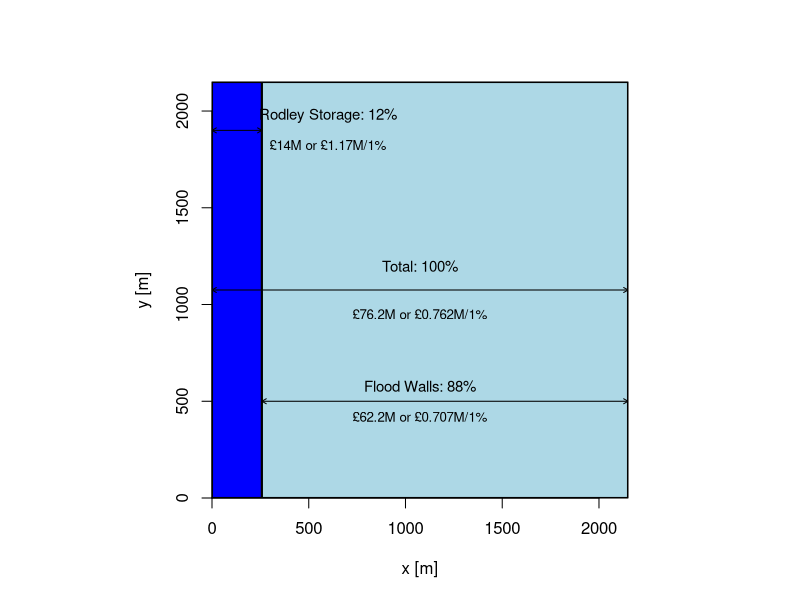

Here is the R script that generated this plot:
#Square Lake Graph Armley2#
par(pty="s")
par(xaxs="i", yaxs="i") 
plot(1, type="n", xlab="x [m]", ylab="y [m]", xlim=c(0,2150), ylim=c(0,2150))
rect(xleft=0, ybottom=0, xright=258, ytop=2150, lwd=2, col = "blue")
rect(xleft=258, ybottom=0, xright=2150, ytop=2150, col="lightblue", lwd=2)
arrows(x0=0, y0=1075, x1=2150, y1=1075, length = 0.05, code=3)
arrows(x0=258, y0=500, x1=2150, y1=500, length = 0.05, code=3)
text(x=1075, y=1200, label="Total: 100%", cex = 0.9)
text(x=1075, y=950, label="£76.2M or £0.762M/1%", cex = 0.8)
text(x=1075, y=580, label="Flood Walls: 88%", cex=0.9)
text(x=1075, y=420, label="£62.2M or £0.707M/1%", cex=0.8)
arrows(x0=0, y0=1900, x1=258, y1=1900, length = 0.05, code=3)
text(x=600, y=1975, label="Rodley Storage: 12%", cex=0.9)
text(x=600, y=1825, label="£14M or £1.17M/1%", cex=0.8)